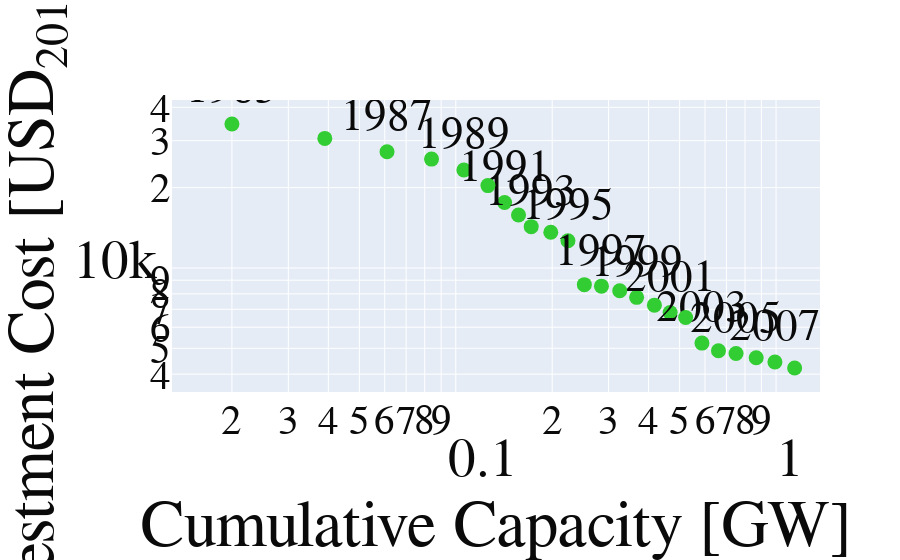

Source (notebook cell):
### Code cell
plot('DHN_HP_ELEC', colour_gshp)

### Figure 1 — Plotly figure (JSON) as saved in the notebook; plotly's stock layout.template omitted (floating-point values rounded to 4 significant figures)
{"data": [{"marker": {"color": "rgb(50,205,50)", "size": 15, "symbol": "circle"}, "mode": "markers+text", "showlegend": false, "text": [1985, 1987, 1989, 1991, 1993, 1995, 1997, 1999, 2001, 2003, 2005, 2007], "textfont": {"size": 45}, "textposition": "top center", "type": "scatter", "x": [0.02, 0.061, 0.106, 0.142, 0.172, 0.224, 0.285, 0.367, 0.467, 0.587, 0.75, 0.992], "y": [34647, 27279, 23285, 17605, 14286, 12655, 8549, 7762, 6806, 5231, 4781, 4443]}, {"marker": {"color": "rgb(50,205,50)", "size": 15, "symbol": "circle"}, "mode": "markers", "showlegend": false, "type": "scatter", "x": [0.039, 0.084, 0.126, 0.157, 0.198, 0.252, 0.325, 0.417, 0.522, 0.661, 0.867, 1.143], "y": [30597, 25591, 20361, 15805, 13611, 8662, 8212, 7256, 6524, 4893, 4612, 4218]}], "layout": {"font": {"color": "rgb(10,10,10)", "family": "Times New Roman", "size": 55}, "legend": {"x": 1.2}, "title": {"text": "", "y": 1}, "xaxis": {"range": [-1.886, 0.1372], "showgrid": true, "title": {"font": {"family": "Times New Roman"}, "text": "Cumulative Capacity [GW]"}, "type": "log"}, "yaxis": {"showgrid": true, "title": {"font": {"family": "Times New Roman"}, "text": "Investment Cost [USD<sub>2018</sub>/kW]"}, "type": "log"}}}
